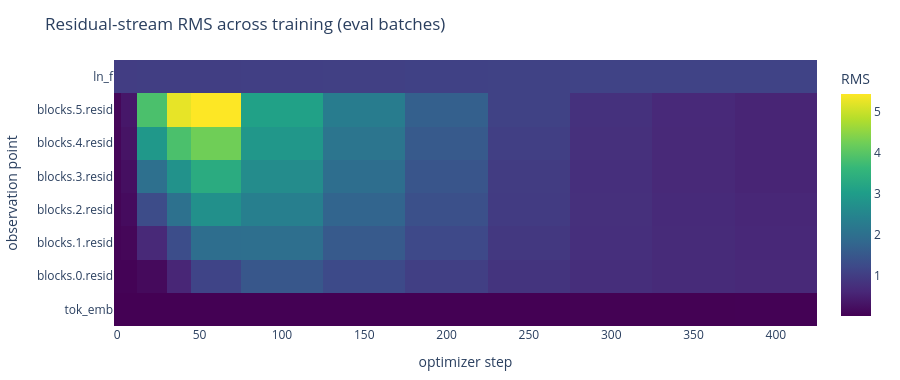

Notebook code for this chart:
### Code cell
from jp_llm_lab.visualization import curves
records = read_jsonl(M2_RUN / "metrics.jsonl")
curves.activation_rms_heatmap(records).show()

### Figure 1 — Plotly figure (JSON) as saved in the notebook; plotly's stock layout.template omitted (floating-point values rounded to 4 significant figures)
{"data": [{"colorbar": {"title": {"text": "RMS"}}, "colorscale": [[0.0, "#440154"], [0.1111, "#482878"], [0.2222, "#3e4989"], [0.3333, "#31688e"], [0.4444, "#26828e"], [0.5556, "#1f9e89"], [0.6667, "#35b779"], [0.7778, "#6ece58"], [0.8889, "#b5de2b"], [1.0, "#fde725"]], "hovertemplate": "step %{x}<br>%{y}<br>RMS %{z:.3f}<extra></extra>", "type": "heatmap", "x": [0, 4, 20, 40, 50, 100, 150, 200, 250, 300, 350, 400], "y": ["tok_emb", "blocks.0.resid", "blocks.1.resid", "blocks.2.resid", "blocks.3.resid", "blocks.4.resid", "blocks.5.resid", "ln_f"], "z": [[0.02003, 0.02004, 0.02089, 0.0216, 0.02168, 0.02287, 0.02489, 0.02627, 0.02726, 0.02792, 0.02832, 0.02858], [0.0497, 0.05541, 0.1581, 0.5941, 1.139, 1.489, 1.248, 1.038, 0.8448, 0.7329, 0.6718, 0.6359], [0.06498, 0.1096, 0.6327, 1.301, 1.972, 1.988, 1.55, 1.216, 0.9173, 0.751, 0.6721, 0.6223], [0.07679, 0.1791, 1.282, 2.033, 2.73, 2.368, 1.77, 1.356, 0.9728, 0.7669, 0.6669, 0.6085], [0.088, 0.2413, 2.015, 2.779, 3.35, 2.631, 1.966, 1.455, 0.9921, 0.7539, 0.6386, 0.5741], [0.09862, 0.3069, 2.906, 3.861, 4.242, 2.873, 2.125, 1.56, 1.039, 0.7687, 0.637, 0.5681], [0.1081, 0.3647, 3.862, 5.249, 5.435, 3.094, 2.293, 1.676, 1.099, 0.79, 0.6482, 0.5773], [0.9996, 1.0, 1.015, 1.019, 1.019, 1.035, 1.061, 1.081, 1.096, 1.106, 1.112, 1.116]]}], "layout": {"font": {"size": 12}, "height": 380, "legend": {"orientation": "h", "x": 1, "xanchor": "right", "y": 1.02, "yanchor": "bottom"}, "margin": {"b": 50, "l": 60, "r": 30, "t": 60}, "title": {"text": "Residual-stream RMS across training (eval batches)"}, "xaxis": {"title": {"text": "optimizer step"}}, "yaxis": {"title": {"text": "observation point"}}}}
